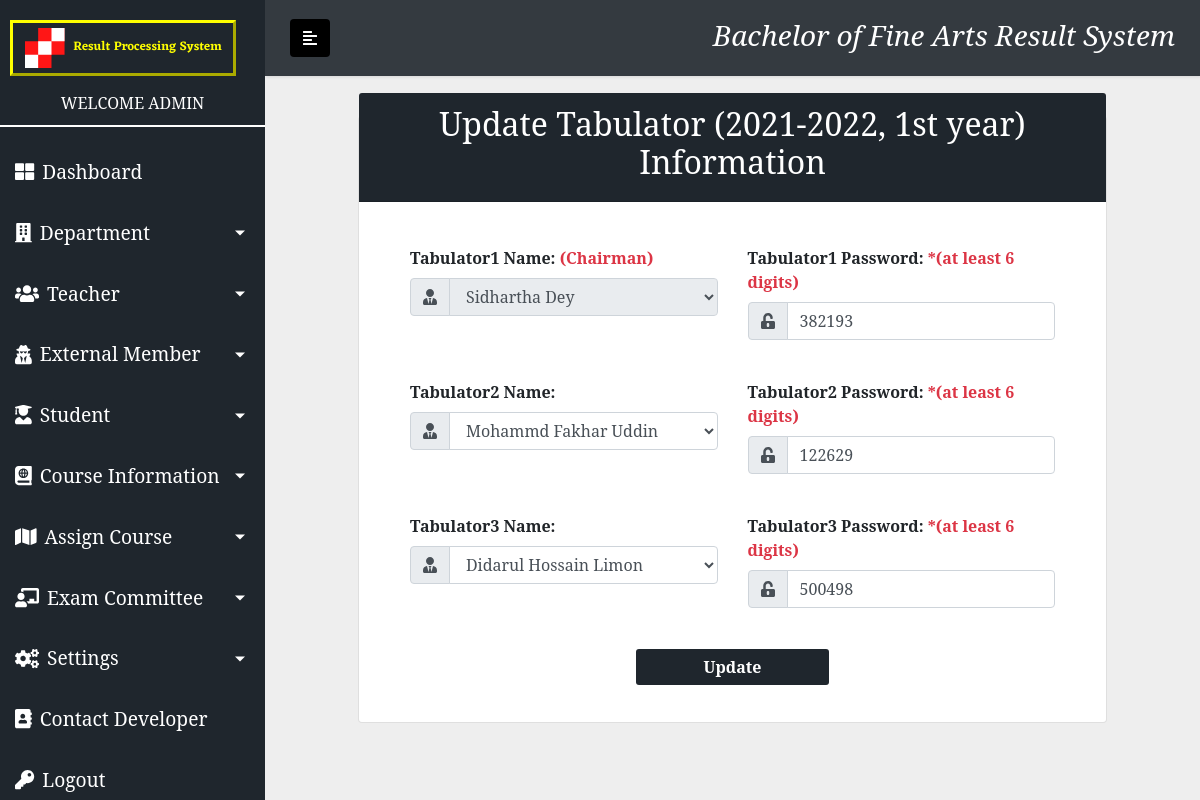
/admin_panel/modify_tabulator.php?id=49&page=1 (signed in), run on the app's committed database.
### tables this page shows
CREATE TABLE `exam_committee_information` (
  `id` int(255) NOT NULL,
  `chairman_id` int(255) NOT NULL,
  `member1_id` int(255) NOT NULL,
  `member2_id` int(255) NOT NULL,
  `session` varchar(20) NOT NULL,
  `course_year` varchar(20) NOT NULL,
  `1st_sem_status` enum('0','1','2','3') NOT NULL,
  `2nd_sem_status` enum('0','1','2','3') NOT NULL,
  `exam_year` varchar(20) NOT NULL,
  `tabulator1_id` int(255) NOT NULL,
  `tabulator1_pass` varchar(200) NOT NULL,
  `tabulator2_id` int(255) NOT NULL,
  `tabulator2_pass` varchar(200) NOT NULL,
  `tabulator3_id` int(255) NOT NULL,
  `tabulator3_pass` varchar(200) NOT NULL,
  `external_member_id` int(255) NOT NULL
);

CREATE TABLE `teacher_information` (
  `id` int(255) NOT NULL,
  `name` varchar(150) NOT NULL,
  `designation` varchar(100) NOT NULL,
  `email` varchar(200) NOT NULL,
  `contact_no` varchar(11) NOT NULL,
  `password` varchar(200) NOT NULL
);

### admin_panel/modify_tabulator.php (the view, shortened to what this page needs)
<?php include('lib/header.php') ?>
<?php
    if(!isset($_GET['id']))
    {
        ?>
        <script>
            window.location = "index.php";
        </script>
        <?php
    }
    else if(isset($_GET['id']))
    {
        $tabulator_id_validation_qry = "SELECT e.id, e.tabulator1_id, t.name as tabulator1_name, e.tabulator1_pass, t1.name as tabulator2_name, e.tabulator2_pass, t2.name as tabulator3_name, e.tabulator3_pass, e.session, e.course_year FROM exam_committee_information as e INNER JOIN teacher_information as t ON e.tabulator1_id = t.id INNER JOIN teacher_information as t1 ON e.tabulator2_id = t1.id INNER JOIN teacher_information as t2 ON e.tabulator3_id = t2.id WHERE e.id = '$_GET[id]'";
        $tabulator_id_validation_qry_run = mysqli_query($conn, $tabulator_id_validation_qry);
        $tabulator_id_validation_qry_run_res = mysqli_fetch_assoc($tabulator_id_validation_qry_run);
            ?>
            <?php
    }
?>
<?php
function select_teacher()
{
    include('lib/db_connection.php');
    $select_teacher = "SELECT * FROM `teacher_information`";
    return mysqli_query($conn, $select_teacher);
}
?>
<div class="container-fluid">
    <div class="row justify-content-center">
        <div class="col-lg-10 col-md-10 col-12">
            <div class="card">
                <div class="card-header text-center form_header">
                    <h2>Update Tabulator <?php echo "(".$tabulator_id_validation_qry_run_res['session'].", ".$tabulator_id_validation_qry_run_res['course_year'].")" ?> Information</h2>
                </div>
                <div class="card-body">
                    <form action="" method = "POST">
                        <div class="row justify-content-center m-3">
                            <div class="col-lg-6 col-md-6 col-12 mt-2">
                                <div class="form-group">
                                    <label for=""><b>Tabulator1 Name: <span class = "text-danger">(Chairman)</span></b></label>
                                    <br>
                                    <div class="input-group mb-2">
                                        <div class="input-group-prepend">
                                            <div class="input-group-text"><i class="fas fa-user-tie"></i></div>
                                        </div>
                                        <select class = "form-control"name="tabulator1" id="" readonly>
                                            <option value="<?php echo "$tabulator_id_validation_qry_run_res[tabulator1_id]" ?>"><?php  echo $tabulator_id_validation_qry_run_res['tabulator1_name'];?></option>
                                        </select>
                                    </div>
                                </div>
                            </div>
                            <div class="col-lg-6 col-md-6 col-12 mt-2">
                                <div class="form-group">
                                    <label for=""><b>Tabulator1 Password: <span class = "text-danger">*(at least 6 digits)</span></b></label>
                                    <br>
                                    <div class="input-group mb-2">
                                        <div class="input-group-prepend">
                                            <div class="input-group-text"><i class="fas fa-unlock-alt"></i></div>
                                        </div>
                                        <input type="text" class = "form-control" name = "tabulator1_pass" placeholder = "Enter Tabulator1 Password" required value = "<?php
                                            if(isset($_POST['tabulator1_pass']))
                                            {
                                                echo $_POST['tabulator1_pass'];
                                            }
                                            else
                                            {
                                                echo base64_decode($tabulator_id_validation_qry_run_res['tabulator1_pass']);
                                            }
                                        ?>" autocomplete="off">
                                    </div>
                                </div>
                            </div>
                        </div>
                        <div class="row justify-content-center m-3">
                            <div class="col-lg-6 col-md-6 col-12 mt-2">
                                <div class="form-group">
                                    <label for=""><b>Tabulator2 Name:</b></label>
                                    <br>
                                    <div class="input-group mb-2">
                                        <div class="input-group-prepend">
                                            <div class="input-group-text"><i class="fas fa-user-tie"></i></div>
                                        </div>
                                        <select name="tabulator2" id="" class = "form-control" required>
                                            <?php
                                            $res = select_teacher();
                                            while($row = mysqli_fetch_assoc($res))
                                            {
                                                ?>
                                                <option value="<?php echo "$row[id]";?>" <?php
                                                if($tabulator_id_validation_qry_run_res['tabulator2_name']==$row['name'])
                                                {
                                                    echo "selected";
                                                }
                                                ?>><?php echo $row['name']; ?>
                                                </option>
                                                <?php
                                            }
                                            ?>
                                        </select>
                                    </div>
                                </div>
                            </div>
                            <div class="col-lg-6 col-md-6 col-12 mt-2">
                                <div class="form-group">
                                    <label for=""><b>Tabulator2 Password: <span class = "text-danger">*(at least 6 digits)</span></b></label>
                                    <br>
                                    <div class="input-group mb-2">
                                        <div class="input-group-prepend">
                                            <div class="input-group-text"><i class="fas fa-unlock-alt"></i></div>
                                        </div>
                                        <input type="text" class = "form-control" name = "tabulator2_pass" placeholder = "Enter Tabulaor2 Password" required value = "<?php
                                            if(isset($_POST['tabulator2_pass']))
                                            {
                                                echo $_POST['tabulator2_pass'];
                                            }
                                            else
                                            {
                                                echo base64_decode($tabulator_id_validation_qry_run_res['tabulator2_pass']);
                                            }
                                        ?>" autocomplete="off">
                                    </div>
                                </div>
                            </div>
                        </div>
                        <div class="row justify-content-center m-3">
                            <div class="col-lg-6 col-md-6 col-12 mt-2">
                                <div class="form-group">
                                    <label for=""><b>Tabulator3 Name:</b></label>
                                    <br>
                                    <div class="input-group mb-2">
                                        <div class="input-group-prepend">
                                            <div class="input-group-text"><i class="fas fa-user-tie"></i></div>
                                        </div>
                                        <select name="tabulator3" id="" class = "form-control" required>
                                            <?php
                                            $res = select_teacher();
                                            while($row = mysqli_fetch_assoc($res))
                                            {
                                                ?>
                                                <option value="<?php echo "$row[id]";?>" <?php
                                                if($tabulator_id_validation_qry_run_res['tabulator3_name']==$row['name'])
                                                {
                                                    echo "selected";
                                                }
                                                ?>><?php echo $row['name']; ?>
                                                </option>
                                                <?php
                                            }
                                            ?>
                                        </select>
                                    </div>
                                </div>
                            </div>
                            <div class="col-lg-6 col-md-6 col-12 mt-2">
                                <div class="form-group">
                                    <label for=""><b>Tabulator3 Password: <span class = "text-danger">*(at least 6 digits)</span></b></label>
                                    <br>
                                    <div class="input-group mb-2">
                                        <div class="input-group-prepend">
                                            <div class="input-group-text"><i class="fas fa-unlock-alt"></i>
                                            </div>
                                        </div>
                                        <input type="text" class = "form-control" name = "tabulator3_pass" placeholder = "Enter Tabulator3 Password" required value = "<?php
                                            if(isset($_POST['tabulator3_pass']))
                                            {
                                                echo $_POST['tabulator3_pass'];
                                            }
                                            else
                                            {
                                                echo base64_decode($tabulator_id_validation_qry_run_res['tabulator3_pass']);
                                            }
                                        ?>" autocomplete="off">
                                    </div>
                                </div>
                            </div>
                        </div>
                        <div class="row justify-content-center m-3">
                            <div class="col-lg-4 col-md-4 col-12 mt-2">
                                <input type="submit" class = "form-control btn" name = "submit" value = "Update">
                            </div>
                        </div>
                    </form>
                </div>
            </div>
        </div>
    </div>
</div>
<?php include('lib/footer.php') ?>

### admin_panel/css/admin.css (style rules this page uses)
:root { --color1: #1F262D; --body-color: #EEEEEE; --color2: yellow; --color3: black; --color4: white; --color5: #0d3054; }
body { font-family: 'sans-serrif'; }
.form_header { margin-top: -24px; color: var(--color4); background-color: var(--color1); }
.btn { background-color: var(--color1); color: var(--color4); font-weight: bold; }

### admin_panel/css/sidebar.css (style rules this page uses)
:root { --color1: #1F262D; --body-color: #EEEEEE; --color2: yellow; --color3: black; --color4: white; }
body { font-family: 'serif'; background: var(--body-color); }

### admin_panel/css/all.css (style rules this page uses)
.fa-unlock-alt:before { content: "\f13e"; }
.fa-user-tie:before { content: "\f508"; }

### data on the page
exam_committee_information: session "2021-2022", course_year "1st year", tabulator1 "Sidhartha Dey", tabulator1_pass "382193", tabulator2_pass "122629", tabulator3_pass "500498"

### other printed values
form field tabulator2 "Mohammd Fakhar Uddin"
form field tabulator3 "Didarul Hossain Limon"
